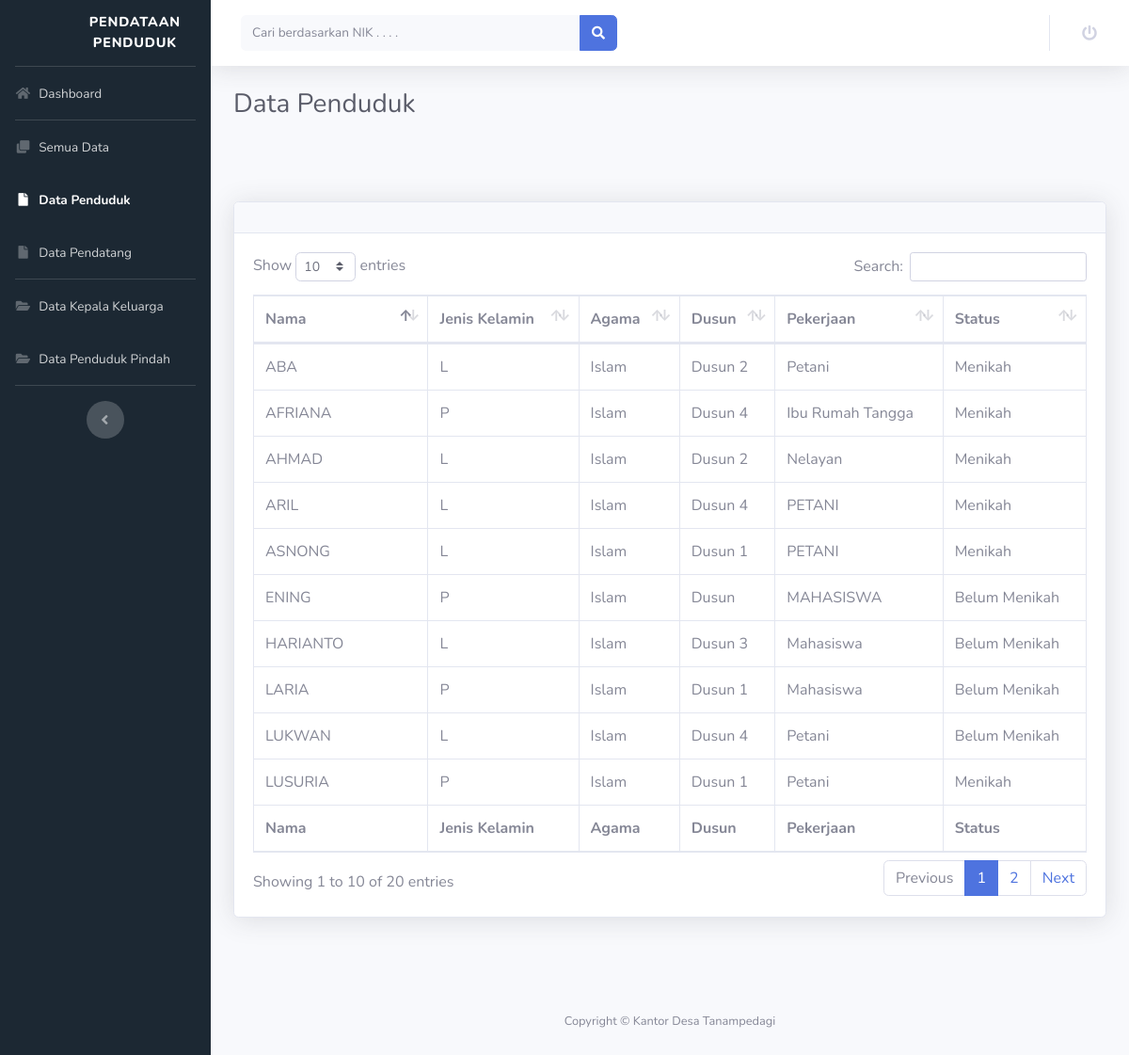
Screenshot of /Program/all_data_user.php with the database file from the repository.
### tables this page shows
CREATE TABLE `data_penduduk` (
  `nik` bigint(20) NOT NULL,
  `nama` varchar(50) NOT NULL,
  `agama` varchar(20) NOT NULL,
  `gender` varchar(11) NOT NULL,
  `ttl` date NOT NULL,
  `dusun` varchar(20) NOT NULL,
  `alamat` varchar(60) NOT NULL,
  `pendidikan` varchar(20) NOT NULL,
  `pekerjaan` varchar(20) NOT NULL,
  `gol_darah` varchar(2) NOT NULL,
  `no_telp` varchar(13) NOT NULL,
  `status` varchar(20) NOT NULL,
  `kategori` varchar(20) NOT NULL,
  `id_akun` int(11) NOT NULL
);

### Program/all_data_user.php (the view, shortened to what this page needs)
<!DOCTYPE html>
<html lang="en">
<head>
    <link href="vendor/fontawesome-free/css/all.min.css" rel="stylesheet" type="text/css">
    <link href="css/sb-admin-2.min.css" rel="stylesheet">
    <link rel="stylesheet" type="text/css" href="css/style.css">
    <link href="vendor/datatables/dataTables.bootstrap4.min.css" rel="stylesheet">
</head>
<body id="page-top">
    <div id="wrapper">
        <ul class="navbar-nav samping sidebar sidebar-dark accordion" id="accordionSidebar">
            <a class="sidebar-brand d-flex align-items-center justify-content-center" href="index.php">
                <div class="sidebar-brand-icon logo">
                </div>
                <div class="sidebar-brand-text mx-3 text">Pendataan Penduduk</div>
            </a>
            <hr class="sidebar-divider my-0">
            <li class="nav-item">
                <a class="nav-link" href="index.php">
                    <i class="fas fa-fw fa-home"></i>
                    <span>Dashboard</span></a>
            </li>
            <hr class="sidebar-divider my-0">
            <li class="nav-item">
                <a class="nav-link" href="datas_user.php">
                    <i class="fas fa-fw fa-clone"></i>
                    <span>Semua Data</span></a>
            </li>
            <li class="nav-item active">
                <a class="nav-link" href="all_data_user.php">
                    <i class="fas fa-fw fa-file"></i>
                    <span>Data Penduduk</span></a>
            </li>
            <li class="nav-item">
                <a class="nav-link" href="all_data_pendatang_user.php">
                    <i class="fas fa-fw fa-file"></i>
                    <span>Data Pendatang</span></a>
            </li>
            <hr class="sidebar-divider my-0">
            <li class="nav-item">
                <a class="nav-link" href="all_data_kep_user.php">
                    <i class="fas fa-fw fa-folder-open"></i>
                    <span>Data Kepala Keluarga</span></a>
            </li>
            <li class="nav-item">
                <a class="nav-link" href="all_data_pin_user.php">
                    <i class="fas fa-fw fa-folder-open"></i>
                    <span>Data Penduduk Pindah</span></a>
            </li>
            <hr class="sidebar-divider d-none d-md-block">
            <div class="text-center d-none d-md-inline">
                <button class="rounded-circle border-0" id="sidebarToggle"></button>
            </div>
        </ul>
        <div id="content-wrapper" class="d-flex flex-column">
            <div id="content">
                <nav class="navbar navbar-expand navbar-light bg-white topbar mb-4 static-top shadow">
                    <form
                        class="d-none d-sm-inline-block form-inline mr-auto ml-md-3 my-2 my-md-0 mw-100 navbar-search" action="pencarian.php" method="POST" autocomplete="off">
                        <div class="input-group">
                            <input type="text" class="form-control bg-light border-0 small" placeholder="Cari berdasarkan NIK . . . ."
                                aria-label="Search" aria-describedby="basic-addon2" name="inputnik" required="">
                            <div class="input-group-append">
                                <button class="btn btn-primary" type="submit" name="submit">
                                    <i class="fas fa-search fa-sm"></i>
                                </button>
                            </div>
                        </div>
                    </form>
                    <ul class="navbar-nav ml-auto">
                        <li class="nav-item dropdown no-arrow mx-1">
                            <a class="nav-link dropdown-toggle" href="#" id="alertsDropdown" role="button"
                                data-toggle="modal" aria-haspopup="true" aria-expanded="false" data-target="#logoutModal">
                                <i class="fas fa-power-off fa-fw"></i>
                            </a>
                        </li>
                    </ul>
                </nav>
                <div class="container-fluid">
                    <h1 class="h3 mb-4 text-gray-800">Data Penduduk</h1>
                    <div class="input_down">
                    </div>
                    <br>
                    <div class="card shadow mb-4">
                        <div class="card-header py-3">
                        </div>
                        <div class="card-body">
                            <div class="table-responsive">
                                <table class="table table-bordered" id="dataTable" width="100%" cellspacing="0">
                                    <thead>
                                        <tr>
                                            <th>Nama</th>
                                            <th>Jenis Kelamin</th>
                                            <th>Agama</th>
                                            <th>Dusun</th>
                                            <th>Pekerjaan</th>
                                            <th>Status</th>
                                        </tr>
                                    </thead>
                                    <tfoot>
                                        <tr>
                                            <th>Nama</th>
                                            <th>Jenis Kelamin</th>
                                            <th>Agama</th>
                                            <th>Dusun</th>
                                            <th>Pekerjaan</th>
                                            <th>Status</th>
                                        </tr>
                                    </tfoot>
                                    <tbody>
                                    <?php
                                    require ('koneksi.php');
                                    $result= mysqli_query($conn, "SELECT * FROM data_penduduk");
                                    while ($data = mysqli_fetch_array($result)){
                                    ?>
                                        <tr>
                                            <td><?php echo $data['nama']; ?></td>
                                            <td><?php echo $data['gender']; ?></td>
                                            <td><?php echo $data['agama']; ?></td>
                                            <td><?php echo $data['dusun']; ?></td>
                                            <td><?php echo $data['pekerjaan']; ?></td>
                                            <td><?php echo $data['status']; ?></td>
                                        </tr>
                                    <?php
                                        }
                                    ?>
                                    </tbody>
                                </table>
                            </div>
                        </div>
                    </div>
                </div>
            <br>
            <br>
            <footer class="sticky-footer">
                <div class="container my-auto">
                    <div class="copyright text-center my-auto">
                        <span>Copyright &copy; Kantor Desa Tanampedagi</span>
                    </div>
                </div>
            </footer>
        </div>
    </div>
</body>
</html>

### Program/css/style.css (style rules this page uses)
div .logo { width: 90%; height: 270%; background-image: url('../img/lambang3.png'); background-size: 70%; background-repeat: no-repeat; background-position: center; }
.samping { background-color: #1C2833; }
.text { font-size: 90%; }
.input_down { height: 38px; margin-left: -2%; width: 104%; }

### rows the page displays
data_penduduk: nama "LUKWAN", gender "L", agama "Islam", dusun "Dusun 4", pekerjaan "Petani", status "Belum Menikah"
data_penduduk: nama "HARIANTO", gender "L", agama "Islam", dusun "Dusun 3", pekerjaan "Mahasiswa", status "Belum Menikah"
data_penduduk: nama "AHMAD", gender "L", agama "Islam", dusun "Dusun 2", pekerjaan "Nelayan", status "Menikah"
data_penduduk: nama "ABA", gender "L", agama "Islam", dusun "Dusun 2", pekerjaan "Petani", status "Menikah"
data_penduduk: nama "ARIL", gender "L", agama "Islam", dusun "Dusun 4", pekerjaan "PETANI", status "Menikah"
data_penduduk: nama "ASNONG", gender "L", agama "Islam", dusun "Dusun 1", pekerjaan "PETANI", status "Menikah"
data_penduduk: nama "ENING", gender "P", agama "Islam", dusun "Dusun", pekerjaan "MAHASISWA", status "Belum Menikah"
data_penduduk: nama "LARIA", gender "P", agama "Islam", dusun "Dusun 1", pekerjaan "Mahasiswa", status "Belum Menikah"
data_penduduk: nama "LUSURIA", gender "P", agama "Islam", dusun "Dusun 1", pekerjaan "Petani", status "Menikah"
data_penduduk: nama "AFRIANA", gender "P", agama "Islam", dusun "Dusun 4", pekerjaan "Ibu Rumah Tangga", status "Menikah"
